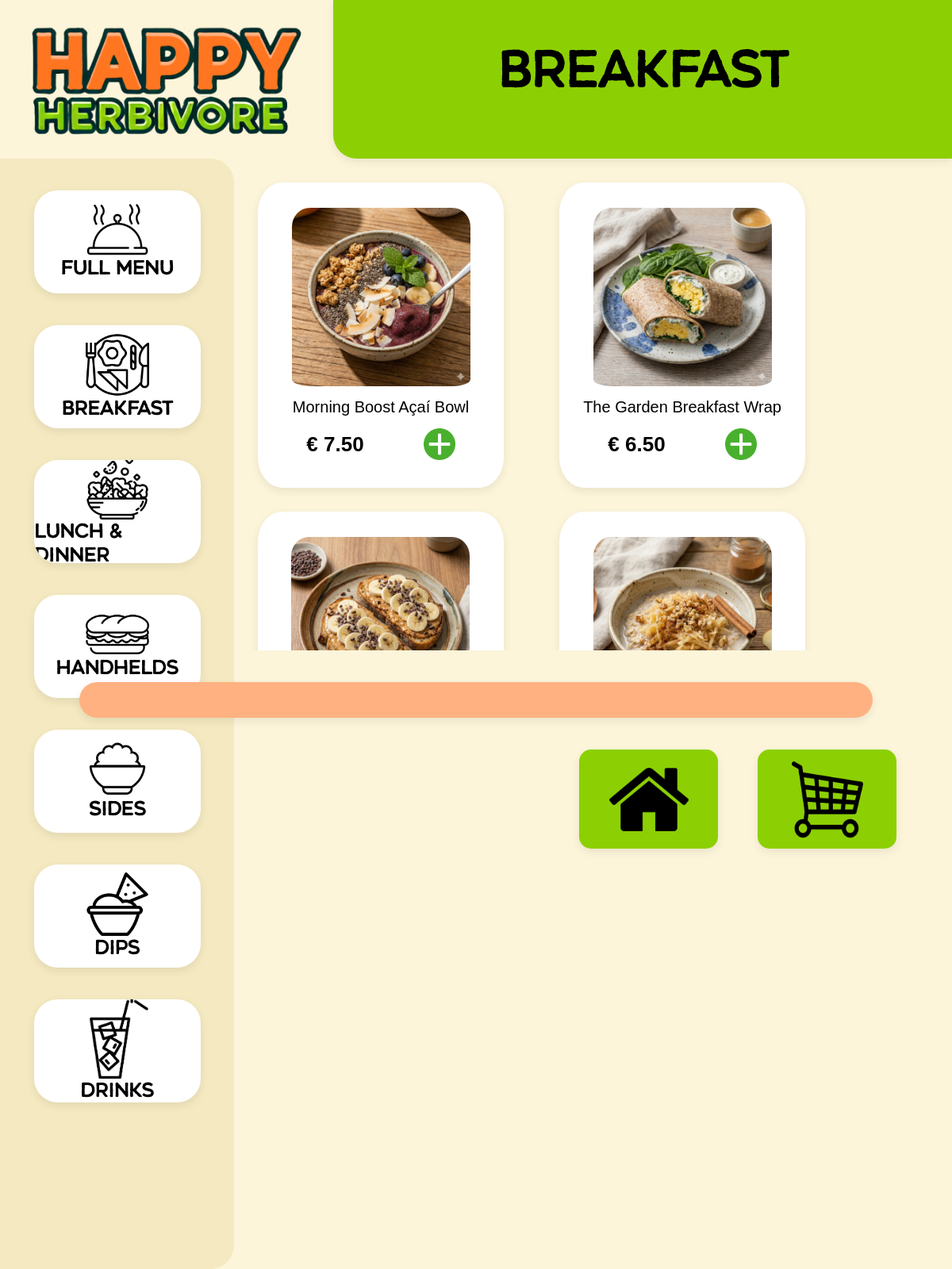
The app's page /menu.php?category=1 with its own data.
### tables this page shows
CREATE TABLE `categories` (
  `category_id` int(11) NOT NULL,
  `name` varchar(50) NOT NULL,
  `description` text NOT NULL
);

CREATE TABLE `products` (
  `product_id` int(11) NOT NULL,
  `category_id` int(11) NOT NULL,
  `image_id` int(11) NOT NULL,
  `name` varchar(50) NOT NULL,
  `description` text NOT NULL,
  `price` decimal(25,2) NOT NULL,
  `kcal` varchar(25) NOT NULL,
  `diet_type` text NOT NULL,
  `available` tinyint(1) NOT NULL
);

CREATE TABLE `images` (
  `image_id` int(11) NOT NULL,
  `filename` varchar(255) NOT NULL,
  `description` text NOT NULL
);

### lang.php (called while the page is built, shortened)
<?php
require_once __DIR__ . '/connection.php';
function getCurrentLanguage(): string
{
    $option = $_SESSION['languageOption'] ?? 'English';
    return 'en';
}
function t(string $key, ?string $default = null): string
{
    static $cache = [];
    $lang = getCurrentLanguage();
    $cacheKey = $lang . '|' . $key;
    if (isset($cache[$cacheKey])) {
        return $cache[$cacheKey];
    }
    global $pdo;
    try {
        $stmt = $pdo->prepare(
            'SELECT text FROM translations WHERE language = :language AND `key` = :key LIMIT 1'
        );
        $stmt->execute([
            ':language' => $lang,
            ':key'      => $key,
        ]);
        $row = $stmt->fetch(PDO::FETCH_ASSOC);
        if ($row && isset($row['text'])) {
            $cache[$cacheKey] = $row['text'];
            return $row['text'];
        }
    } catch (Throwable $e) {
    }
    if ($default !== null) {
        return $default;
    }
    return $default ?? $key;
}

### menu.php (the view, shortened to what this page needs)
<?php
include("connection.php");
require_once 'lang.php';
try {
    $category_id = $_GET['category'] ?? null;
    if ($category_id) {
        $stmt = $pdo->prepare("
            SELECT products.*, images.filename, images.description AS image_description
            FROM products
            LEFT JOIN images ON products.image_id = images.image_id
            WHERE products.category_id = :category_id
        ");
        $stmt->bindParam(':category_id', $category_id, PDO::PARAM_INT);
    } else {
        $stmt = $pdo->prepare("
            SELECT products.*, images.filename, images.description AS image_description
            FROM products
            LEFT JOIN images ON products.image_id = images.image_id
        ");
    }
    $header_title = t('menu.category.full_menu', 'Full Menu');
if ($category_id) {
    $stmtCategory = $pdo->prepare("
        SELECT name
        FROM categories
        WHERE category_id = :category_id
    ");
    $stmtCategory->bindParam(':category_id', $category_id, PDO::PARAM_INT);
    $stmtCategory->execute();
    $category = $stmtCategory->fetch(PDO::FETCH_ASSOC);
    if ($category) {
        $header_title = $category['name'];
    }
}
    $stmt->execute();
    $products = $stmt->fetchAll(PDO::FETCH_ASSOC);
} catch (PDOException $e) {
    echo "Error: " . $e->getMessage();
    exit;
}
?>
<!DOCTYPE html>
<html lang="<?= htmlspecialchars(getCurrentLanguage()); ?>">
<head>
    <link rel="stylesheet" href="assets/css/menu.css">
    <link rel="stylesheet" href="assets/css/style.css">
</head>
<body>
    <div class="topbar-container">
        <div class="top-left">
            <img src="assets/img/logo_big_happy_herbivore_transparent.png" id="menu-logo">
        </div>
        <div class="top-right">
            <div id="menu-topbox">
                <h2><?= htmlspecialchars($header_title); ?></h2>
            </div>
        </div>
    </div>
    <div class="content-container">
        <div class="categories-box">
    <a href="menu.php" class="option-button">
        <img src="assets/img/highlights.png" id="category-icon">
        <h1><?= htmlspecialchars(t('menu.category.full_menu', 'Full menu')); ?></h1>
    </a>
    <a href="menu.php?category=1" class="option-button">
        <img src="assets/img/breakfast-icon.png" id="category-icon">
        <h1><?= htmlspecialchars(t('menu.category.breakfast', 'Breakfast')); ?></h1>
    </a>
    <a href="menu.php?category=2" class="option-button">
        <img src="assets/img/salad-icon.png" id="category-icon">
        <h1><?= htmlspecialchars(t('menu.category.lunch_dinner', 'Lunch & Dinner')); ?></h1>
    </a>
    <a href="menu.php?category=4" class="option-button">
        <img src="assets/img/sandwich-icon.png" id="category-icon">
        <h1><?= htmlspecialchars(t('menu.category.handhelds', 'Handhelds')); ?></h1>
    </a>
    <a href="menu.php?category=3" class="option-button">
        <img src="assets/img/sides-icon.png" id="category-icon">
        <h1><?= htmlspecialchars(t('menu.category.sides', 'Sides')); ?></h1>
    </a>
    <a href="menu.php?category=5" class="option-button">
        <img src="assets/img/dips-icon.png" id="category-icon">
        <h1><?= htmlspecialchars(t('menu.category.dips', 'Dips')); ?></h1>
    </a>
    <a href="menu.php?category=6" class="option-button">
        <img src="assets/img/drink-icon.png" id="category-icon">
        <h1><?= htmlspecialchars(t('menu.category.drinks', 'Drinks')); ?></h1>
    </a>
        </div>
<div class="menu-items">
<?php foreach($products as $product): ?>
<div class="menu-item">
<a href="product.php?id=<?= $product['product_id']; ?>" class="menu-link">
<?php if(!empty($product['filename'])): ?>
<img src="assets/img/<?= htmlspecialchars($product['filename']); ?>"
     class="product-image"
     alt="<?= htmlspecialchars(t('product.description.' . (string)$product['product_id'], $product['description'])); ?>">
<?php endif; ?>
<h3><?= htmlspecialchars(t('product.name.' . (string)$product['product_id'], $product['name'])); ?></h3>
</a>
<div class="productinfo-container">
<div class="left-row">
<h4>€ <?= htmlspecialchars($product['price']); ?></h4>
</div>
<div class="right-row">
<a href="cart_action.php?id=<?= $product['product_id']; ?>">
<img src="assets/img/add-icon.png" class="add-button">
</a>
</div>
</div>
</div>
<?php endforeach; ?>
</div>
        </div>
    <div class="bottombar-container">
        <div id="pink-bar"></div>
        <div class="button-row">
        <a href="index.php" id="cancel-button">
            <img src="assets/img/home-icon.png" id="cancel-image">
        </a>
        <a href="cart.php" id="cart-button">
            <img src="assets/img/cart.png" id="cart-image">
        </a>
        </div>
        </div>
</body>
</html>

### assets/css/menu.css (style rules this page uses)
html, body { margin: 0; padding: 0; height: 100%; background-color: #FCF5DA; }
.topbar-container { width: 100%; height: auto; display: flex; flex-direction: row; }
.top-left { width: 35%; display: flex; align-items: center; justify-content: center; flex-direction: column; }
.top-right { width: 65%; display: flex; align-items: center; justify-content: center; text-align: center; flex-direction: column; }
#menu-logo { width: 350px; height: auto; }
#menu-topbox { width: 100%; height: 200px; background-color: #8CD003; border-radius: 0px 0px 0px 30px; box-shadow: 0 4px 12px rgba(0, 0, 0, 0.08); }
h2 { font-size: 60px; font-family: NotoSans, sans-serif; }
.content-container { width: 100%; height: 70%; display: flex; flex-direction: row; }
.categories-box { width: 295px; height: 1400px; background-color: #F4E9C0; border-radius: 0px 30px 30px 0px; display: flex; flex-direction: column; align-items: center; }
.option-button { width: 210px; height: 130px; border-radius: 30px; background-color: white; margin-top: 40px; display: flex; align-items: center; justify-content: center; flex-direction: column; overflow: hidden; text-decoration: none; box-shadow: 0 4px 12px rgba(0, 0, 0, 0.08); }
.menu-link { text-decoration: none; color: black; }
#category-icon { width: 80px; height: auto; }
h1 { font-size: 23px; font-family: NotoSans, sans-serif; margin: 0.5px; color: black; }
.menu-items { width: 70%; height: 100%; padding: 30px; display: flex; flex-wrap: wrap; flex-direction: row; column-gap: 70px; row-gap: 30px; align-content: flex-start; justify-content: flex-start; overflow-y: scroll; }
.menu-item { width: 300px; height: 375px; background-color: white; border-radius: 10%; display: flex; flex-direction: column; justify-content: center; align-items: center; overflow: hidden; padding: 5px; box-shadow: 0 4px 12px rgba(0, 0, 0, 0.08); }
.product-image { width: 225px; height: auto; border-radius: 10%; padding-bottom: 15px; display: block; margin: 0 auto; }
h3 { margin: 0; font-size: 20px; font-family: NotoSans, sans-serif; font-weight: 500; text-align: center; }
h4 { margin: 0; font-size: 26px; font-weight: bold; font-family: NotoSans, sans-serif; }
.add-button { width: 40px; height: auto; }
.productinfo-container { width: 100%; display: flex; flex-direction: row; column-gap: 75px; justify-content: center; padding-top: 15px; }
.left-row { margin-top: 5px; }
.bottombar-container { width: 100%; height: auto; display: flex; flex-direction: column; align-items: center; row-gap: 40px; }
#pink-bar { width: 1000px; height: 45px; border-radius: 40px; background-color: #FFB181; margin-top: 100px; box-shadow: 0 4px 12px rgba(0, 0, 0, 0.08); }
#cart-button { width: 175px; height: 125px; background-color: #8CD003; border-radius: 15px; display: flex; justify-content: center; align-items: center; margin-right: 70px; box-shadow: 0 4px 12px rgba(0, 0, 0, 0.08); }
#cart-image { width: 90px; height: 100px; padding: 10px; }
.button-row { width: 100%; display: flex; flex-direction: row; justify-content: flex-end; gap: 50px; }
#cancel-button { width: 175px; height: 125px; background-color: #8CD003; border-radius: 15px; display: flex; justify-content: center; align-items: center; box-shadow: 0 4px 12px rgba(0, 0, 0, 0.08); }
#cancel-image { width: 100px; height: auto; }

### assets/css/style.css (style rules this page uses)
html, body { margin: 0; padding: 0; height: 100%; }
h1, h2 { font-family: 'renos_roughregular', sans-serif; }

### records on screen
categories: name "Breakfast"
products: image.filename (picture), name "Morning Boost Açaí Bowl", price "7.50"
products: image.filename (picture), name "The Garden Breakfast Wrap", price "6.50"
products: image.filename (picture)
products: image.filename (picture)

### other values on screen
t('menu.category.full_menu', 'Full menu') "Full menu"
t('menu.category.breakfast', 'Breakfast') "Breakfast"
t('menu.category.lunch_dinner', 'Lunch & Dinner') "Lunch & Dinner"
t('menu.category.handhelds', 'Handhelds') "Handhelds"
t('menu.category.sides', 'Sides') "Sides"
t('menu.category.dips', 'Dips') "Dips"
t('menu.category.drinks', 'Drinks') "Drinks"
